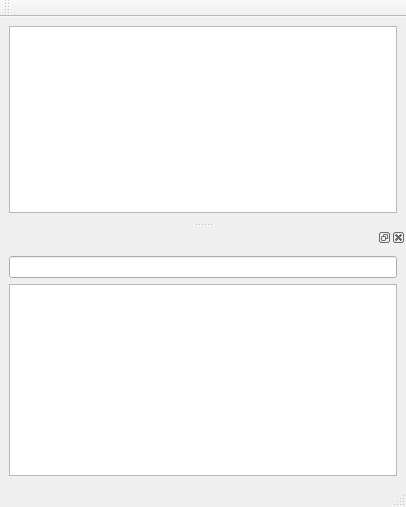
<?xml version="1.0" encoding="UTF-8"?>
<ui version="4.0">
 <class>MainWindow</class>
 <widget class="QMainWindow" name="MainWindow">
  <property name="geometry">
   <rect>
    <x>0</x>
    <y>0</y>
    <width>406</width>
    <height>507</height>
   </rect>
  </property>
  <property name="windowTitle">
   <string>MainWindow</string>
  </property>
  <widget class="QWidget" name="centralwidget">
   <layout class="QVBoxLayout" name="verticalLayout_2">
    <item>
     <widget class="QListWidget" name="mainList"/>
    </item>
   </layout>
  </widget>
  <widget class="QStatusBar" name="statusbar"/>
  <widget class="QToolBar" name="toolBar">
   <property name="windowTitle">
    <string>toolBar</string>
   </property>
   <attribute name="toolBarArea">
    <enum>TopToolBarArea</enum>
   </attribute>
   <attribute name="toolBarBreak">
    <bool>false</bool>
   </attribute>
  </widget>
  <widget class="QDockWidget" name="dockWidget">
   <attribute name="dockWidgetArea">
    <number>8</number>
   </attribute>
   <widget class="QWidget" name="dockWidgetContents">
    <layout class="QVBoxLayout" name="verticalLayout">
     <item>
      <widget class="QLineEdit" name="debugLine"/>
     </item>
     <item>
      <widget class="QListWidget" name="debugList"/>
     </item>
    </layout>
   </widget>
  </widget>
 </widget>
 <resources/>
 <connections/>
</ui>
